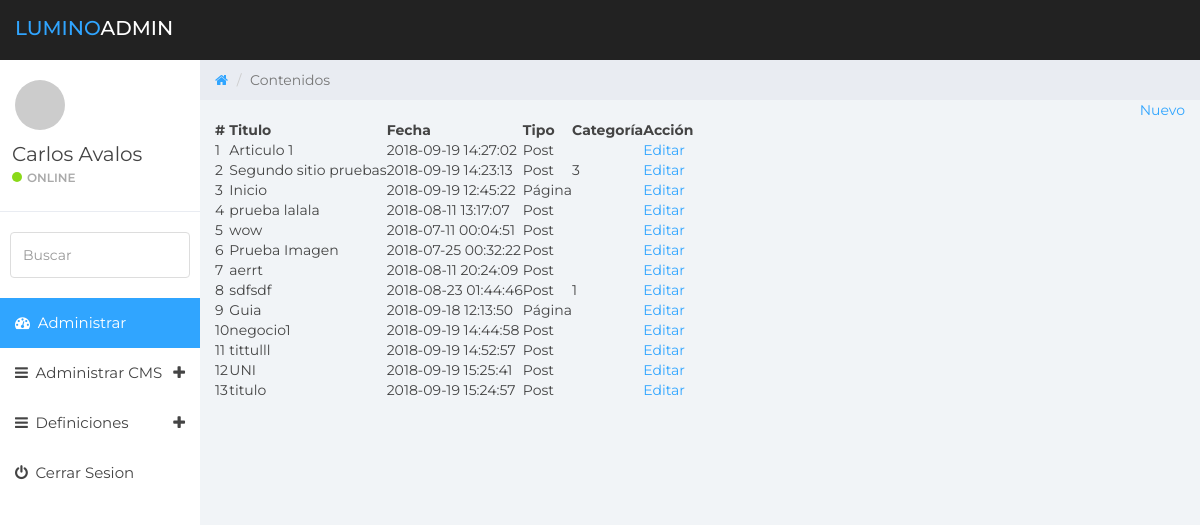
/public/admin/page-consultar.php (signed in), run on an earlier commit of the app's database.
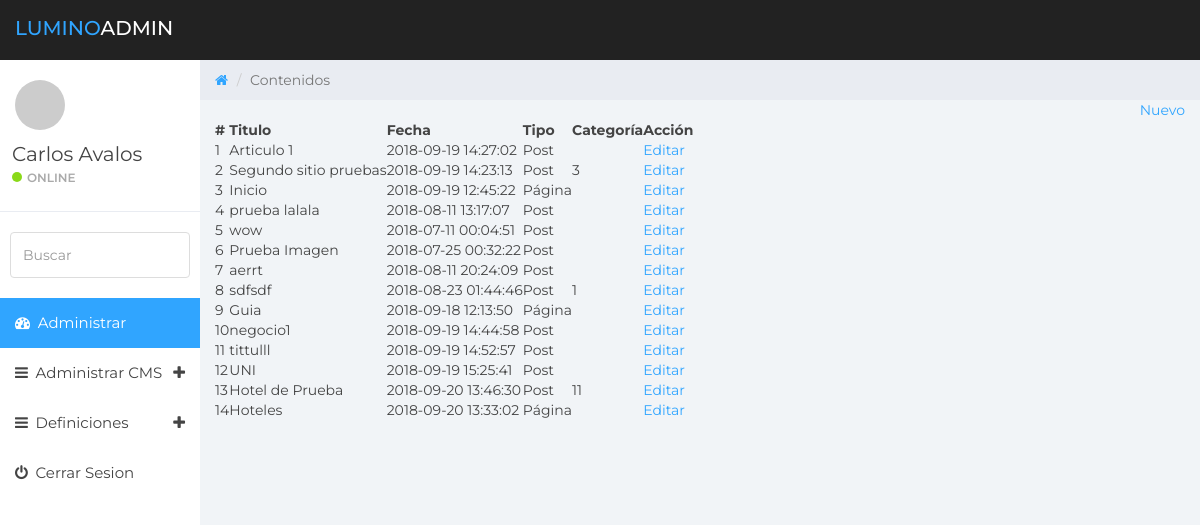
And on a later commit of the database.
### tables this page shows
CREATE TABLE `contenidos` (
  `id` int(11) NOT NULL,
  `titulo` varchar(200) NOT NULL,
  `contenido` longtext NOT NULL,
  `fecha_publicacion` timestamp NOT NULL DEFAULT CURRENT_TIMESTAMP ON UPDATE CURRENT_TIMESTAMP,
  `tipo` varchar(20) NOT NULL,
  `categoria` varchar(100) NOT NULL,
  `alias` varchar(200) NOT NULL,
  `contacto` varchar(200) DEFAULT NULL,
  `direccion` varchar(200) DEFAULT NULL,
  `cod_zona` int(11) DEFAULT NULL,
  `urlimagen` varchar(200) DEFAULT NULL,
  `resumen` varchar(200) DEFAULT NULL
);

### public/admin/lib/data.php (called while the page is built, shortened)
<?php
$path = dirname(__FILE__);
require_once( $path . '/../../../setting/mysql.php');
function retornar_tipo_contenido(){
  return ['PAGE'=>'Página', 'POST' => 'Post'];
}
function cargar_datos_contenidos(){
   $mysql = new Mysql();
   $sql = <<<SQL
   SELECT * FROM contenidos
SQL;
   $res = $mysql->search($sql);
   return $res;
   }
?>

### setting/mysql.php (called while the page is built, shortened)
<?php
class MySql{
    private $conn;
    public function connect(){
    try {
      $this->conn = new PDO("mysql:host=".Config::SERVERNAME.";dbname=".Config::DATABASE, Config::USERNAME, Config::PASSWORD);
      $this->conn->setAttribute(PDO::ATTR_ERRMODE, PDO::ERRMODE_EXCEPTION);
      return true;
    }catch(PDOException $e){
      echo "Connection failed: " . $e->getMessage();
      return false;
    }
    }
    public function search($sql){
      try{
      if($this->connect()){
        $stmt = $this->conn->prepare($sql);
        $stmt->execute();
        $stmt->setFetchMode(PDO::FETCH_ASSOC);
        return $stmt->fetchAll();
      }else{
        return array();
      }
      }catch(PDOEXception $e){
      echo $sql ."<br />". $e->getMessage();
      return false;
      }
    }
}
?>

### public/admin/page-consultar.php (the view)
<?php include('cabecera.php'); ?>
<?php include('sidebar.php'); ?>
<div class="col-sm-9 col-sm-offset-3 col-lg-10 col-lg-offset-2 main">
		<div class="row">
			<ol class="breadcrumb">
				<li><a href="#">
					<em class="fa fa-home"></em>
				</a></li>
				<li class="active">Contenidos</li>
			</ol>
		</div>
    <?php $res = cargar_datos_contenidos(); $array_type = retornar_tipo_contenido(); ?>
     <div class="mid-page" style="text-align:right;" >
      <a href="page-contenido.php" class="pure-button pure-button-primary">Nuevo</a>
     </div>
      <table class="pure-table">
      <thead>
        <tr>
          <th>#</th>
          <th>Titulo</th>
          <th>Fecha</th>
          <th>Tipo</th>
          <th>Categoría</th>
          <th>Acción</th>
        </tr>
      </thead>
      <tbody>
        <?php while(is_array($res) && list($k, $v) = each($res) ): ?>
        <tr>
          <td><?= $k+1 ?></td>
          <td><?= $v['titulo'] ?></td>
          <td><?= $v['fecha_publicacion'] ?></td>
          <td><?= $array_type [ $v['tipo'] ] ?></td>
          <td><?= $v['categoria'] ?></td>
          <td><a href="page-contenido.php?id=<?=$v['id']?>">Editar</a></td>
        </tr>
        <?php endwhile; ?>
      </tbody>
    </table>
	</div>
<?php include('footer.php'); ?>

What changed in the data, as far as the page shows it:
changed contenidos: titulo "titulo" → "Hotel de Prueba"; fecha_publicacion "2018-09-19 15:24:57" → "2018-09-20 13:46:30"; categoria (not shown) → "11"
added contenidos: k "14", titulo "Hoteles", fecha_publicacion "2018-09-20 13:33:02", tipo "Página"
